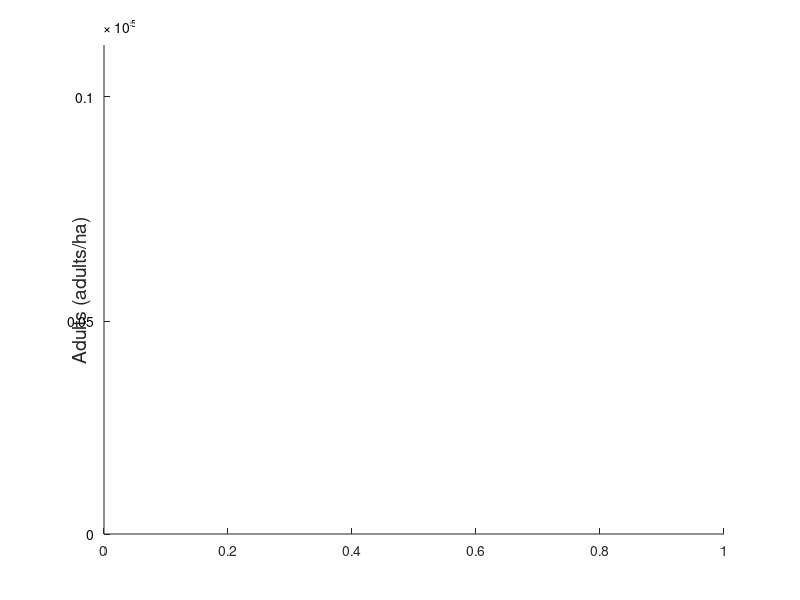

Write MATLAB code to recreate this figure. (Note: this script raises an error after producing the figure.)
%% Run this after running (1) DRIVER and (2) plotter

ax = gca;
% %% Larvae
% yt=[0 0.5320 1.0639 1.5959 2.1278 2.6598 3.1917 3.7237 4.2556 4.7876];
% ylabels={'0', '0.06', '0.1','0.2','0.4', '0.7','1.2','2.1','3.5','6'};

% %% Nymphs
% yt=[0 0.4550 0.9099 1.3649 1.8198 2.2748 2.7297 3.1847 3.6396 4.0946];
% ylabels={'0', '0.05', '0.1','0.2','0.3', '0.5','0.8','1.2','1.9','3'};

%% Adults
yt=[0 0.4347 0.894 1.3041 1.7388 2.1736 2.6083 3.0430 3.4777 3.9124];
ylabels={'0', '0.05', '0.1','0.2','0.3', '0.4','0.7','1','1.6','2.5'};

yticks(yt)
yticklabels([])

xlim_vals = xlim;

for i = 1:length(yt)
    y_pos = yt(i);

    text(xlim_vals(1) - 0.015*(xlim_vals(2)-xlim_vals(1)), y_pos, ylabels{i}, ...
        'HorizontalAlignment','right', ...
        'VerticalAlignment','middle', ...
        'Clipping','off');
end

text(0, 1.04, '\times 10^5', 'Units','normalized')

% ylh = ylabel('Larvae (larvae/ha)', 'FontSize', 14);
% ylh = ylabel('Nymphs (nymphs/ha)', 'FontSize', 14);
ylh = ylabel('Adults (adults/ha)', 'FontSize', 14);

ylh.Units = 'normalized';
ylh.Position(1) = -0.08;

% ylim([0 5])
% ylim([0 4.5])
ylim([0 4])
